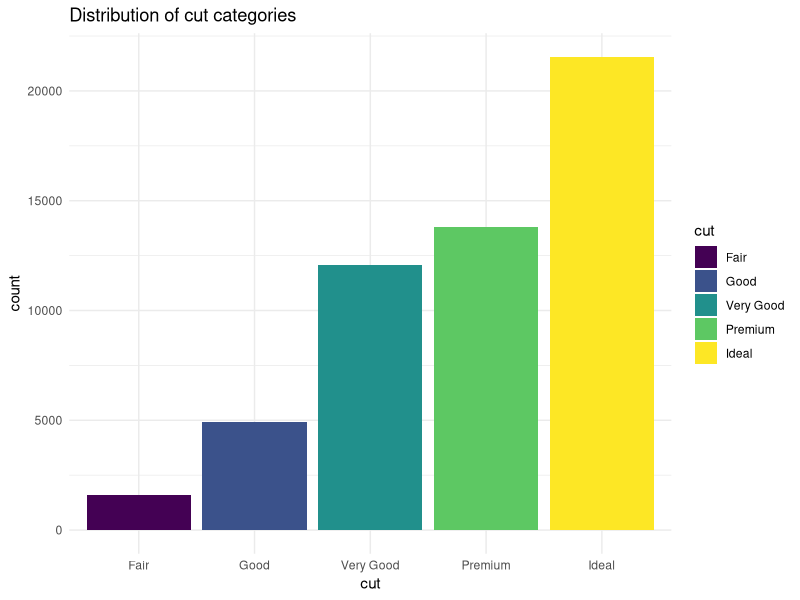
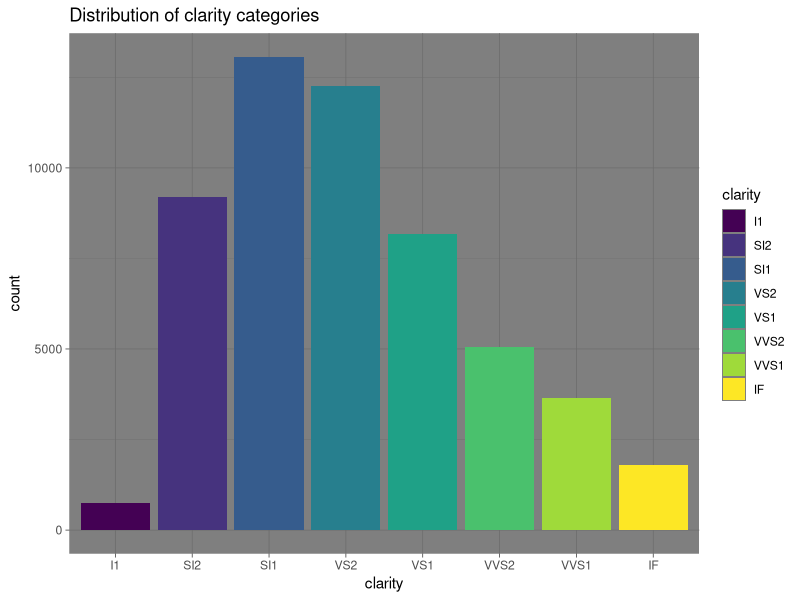
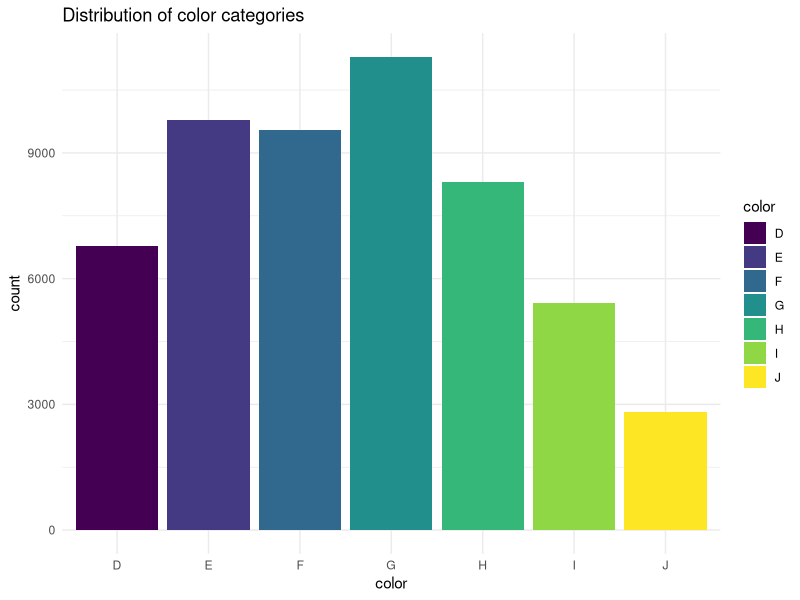
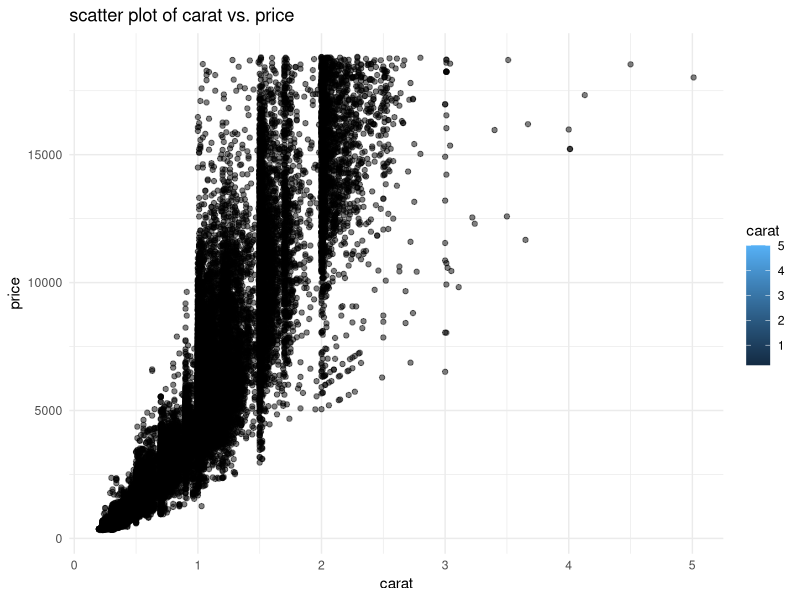
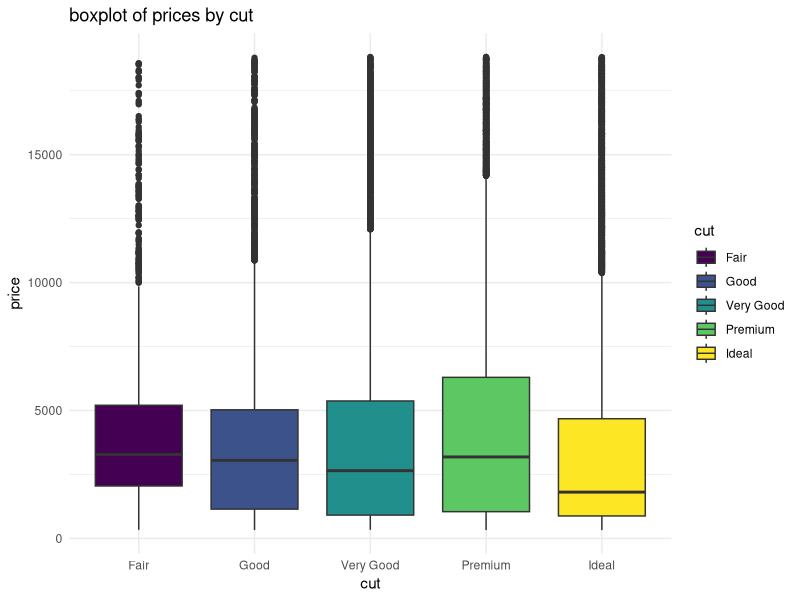
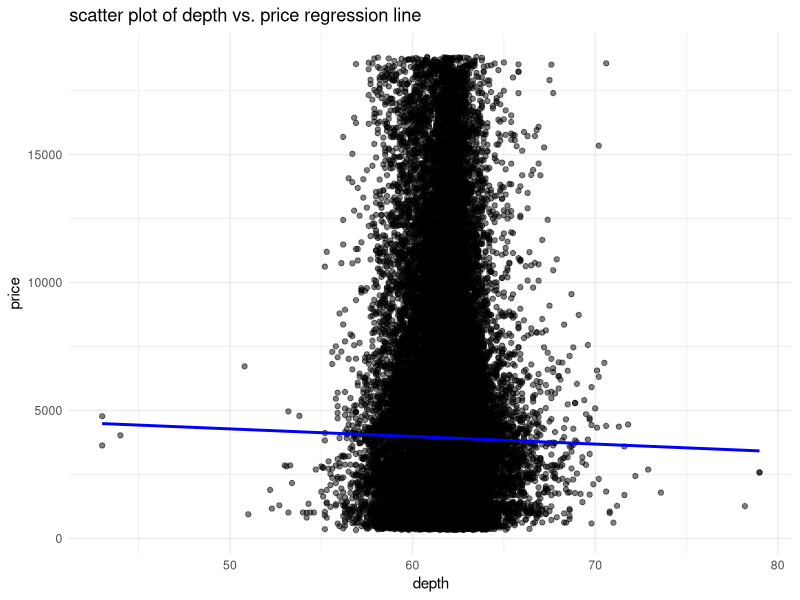
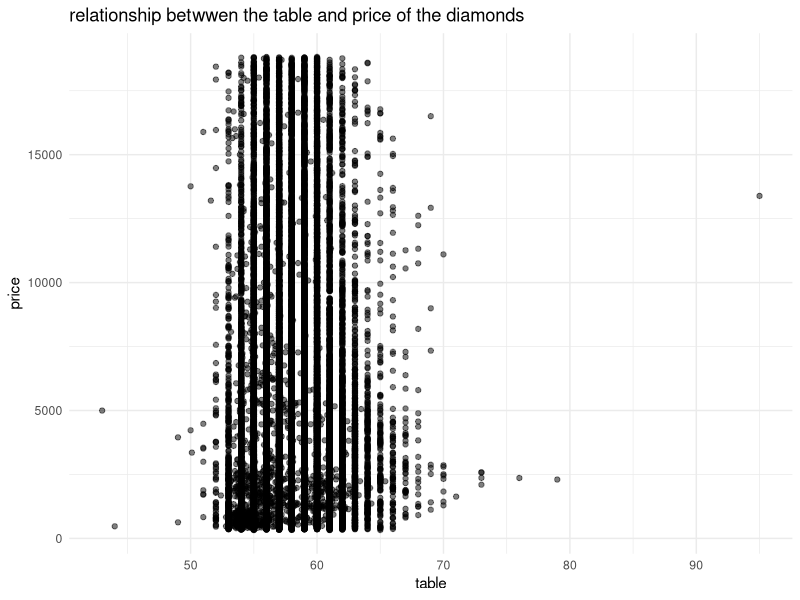
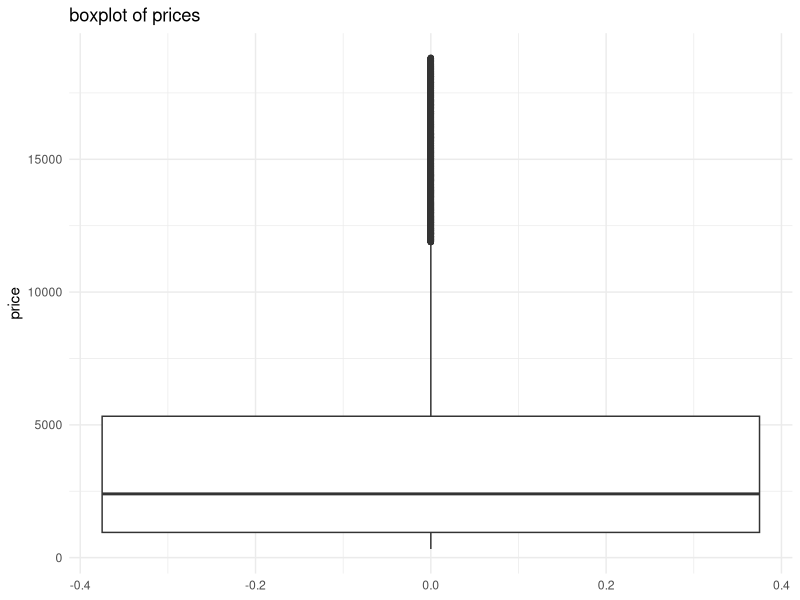

Generate these figures, in order, with R:
## ---- chunk 1
# import the necessary library
library(tidyverse)
library(ggplot2)

## ---- chunk 2
data("diamonds")   # diamonds datasets
print(diamonds)
## ---- chunk 3

str(diamonds)
## ---- chunk 4
colSums(is.na(diamonds))

## ---- chunk 5
options(digits = 2)
desc_sum <- summary(diamonds)
print(desc_sum)
## ---- chunk 6
# basic data cleaning and conversion to integers
diamonds <- diamonds %>% 
   mutate(across(c(carat, depth,table, x, y, z), as.numeric)) %>% 
      filter_all(all_vars(!is.na(.))) # remove rows with any missing value
## ---- chunk 7
head(diamonds)
## ---- chunk 8
# counting the numbers of the cut category
count_cut = diamonds %>% 
   count(cut)
print(count_cut)
## ---- chunk 9
# counting the numbers of the colour category
count_color = diamonds %>% 
   count(color)
print(count_color)
## ---- chunk 10
# counting the numbers of the clearity category
count_clarity = diamonds %>% 
   count(clarity)
print(count_clarity)
## ---- chunk 11
ggplot(diamonds, aes(x = cut, fill = cut))  +
   geom_bar() +
   labs(title = "Distribution of cut categories") +
   theme_minimal()
## ---- chunk 12
ggplot(diamonds, aes(x = clarity, fill = clarity))  +
   geom_bar() +
   labs(title = "Distribution of clarity categories") +
   theme_dark()
## ---- chunk 13
ggplot(diamonds, aes(x = color, fill = color))  +
   geom_bar() +
   labs(title = "Distribution of color categories") +
   theme_minimal()
## ---- chunk 14
# scatter plot  of carat vs. price
ggplot (diamonds, aes(x = carat, y = price, fill = carat)) +
   geom_point(alpha  = 0.5) +
   labs(title = "scatter plot of carat vs. price", 
        x = "carat",
        y = "price") +
      theme_minimal()
## ---- chunk 15
# boxplot of prices by cut
ggplot (diamonds, aes(x= cut, y = price, fill = cut)) +
   geom_boxplot() +
   labs(title = "boxplot of prices by cut", 
        x = "cut",
        y = "price") +
   theme_minimal()
## ---- chunk 16
#
ggplot(diamonds, aes(x = depth, y = price,)) +
   geom_point(alpha  = 0.5) +
   geom_smooth(method = "lm", se = FALSE, color = "blue") +
   labs(title = "scatter plot of depth vs. price regression line", 
        x = "depth",
        y = "price") +
      theme_minimal()
## ---- chunk 17
zero <- diamonds %>% 
   filter(price  > 2000)

zero
## ---- chunk 18
ggplot(diamonds, aes(x = table, y = price)) + 
   geom_point(alpha = 0.5) +
   labs(title = "relationship betwwen the table and price of the diamonds",
        x = "table",
        y = "price") +
   theme_minimal()
## ---- chunk 19
average_prices <- diamonds %>%
   group_by(cut, color, clarity) %>%
   summarize(avg_price = mean(price))

top_combinations <- head(arrange(average_prices, desc(avg_price)), 5)
print(top_combinations)
## ---- chunk 20
ggplot(diamonds, aes(y = price)) + 
   geom_boxplot() +
   labs(title = "boxplot of prices",
        y = "price") +
   theme_minimal()
